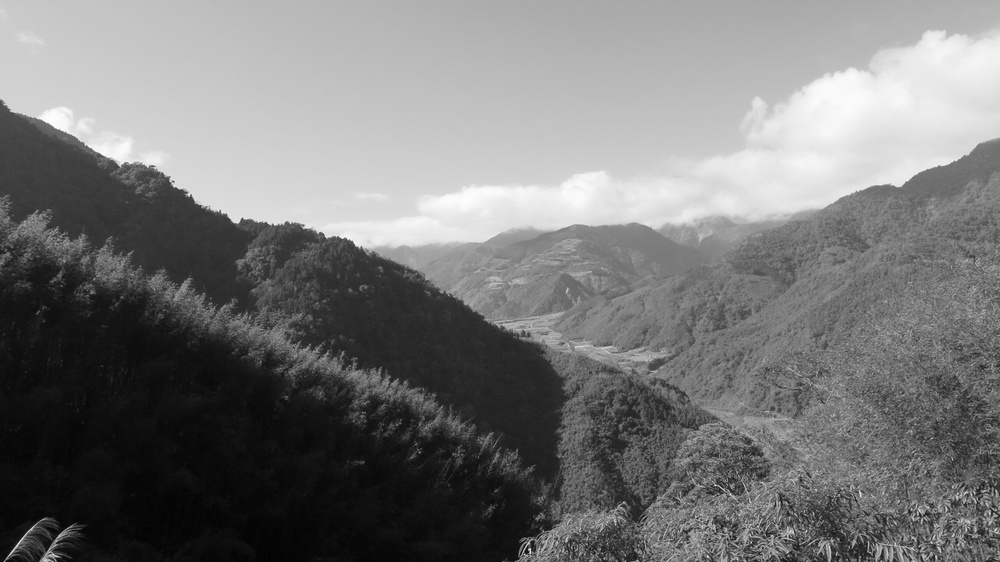
#> input picture Image/img.jpg, 1000 x 562 px, shrunk from 1920 x 1080 before the run
$ python dilate.py
#> lines starting #> are read from the running program, lines starting #| are printed output that depends on the picture
import cv2

if __name__ == "__main__":
    I = cv2.imread("../Image/img.jpg", cv2.COLOR_BGR2GRAY)
#> I is the input picture: shape (562, 1000); min 1, max 255, mean 119.7
    cv2.imshow('I', I)
    # 結構半徑
    r = 1
    MAX_R = 20
    cv2.namedWindow('dilate', 1)

    def nothing(*arg):
        pass
    # 調節結構元半徑
    cv2.createTrackbar('r', 'dilate', r, MAX_R, nothing)
    while True:
        # 得到當前r值
        r = cv2.getTrackbarPos('r', 'dilate')
        # 創建結構元
        s = cv2.getStructuringElement(cv2.MORPH_RECT, (2*r+1, 2*r+1))
        # 膨脹圖像
        d = cv2.dilate(I, s)
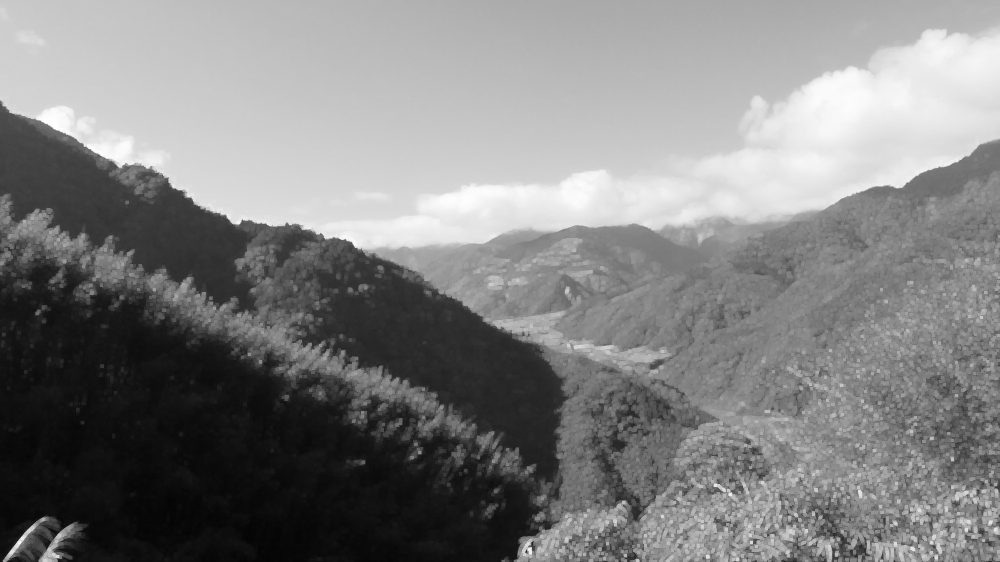
#> d: shape (562, 1000); min 3, max 255, mean 128.5
        # 顯示膨脹效果
        cv2.imshow('dilate', d)
        ch = cv2.waitKey(5)
#> (key Esc is pressed here)
        if ch == 27:
            break
        cv2.destroyAllWindows()
